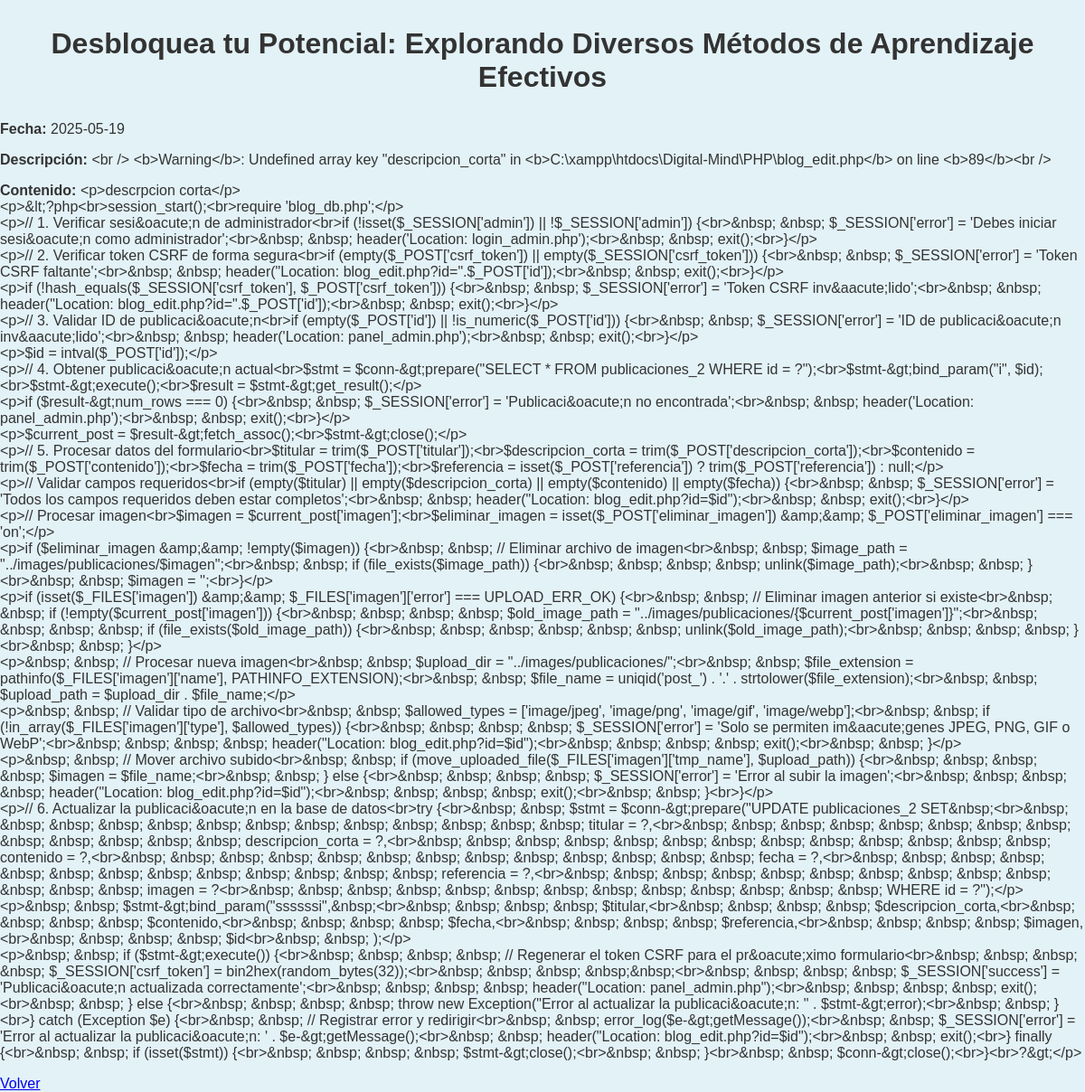
The app's page /PHP/detalles.php?id=15, older data.
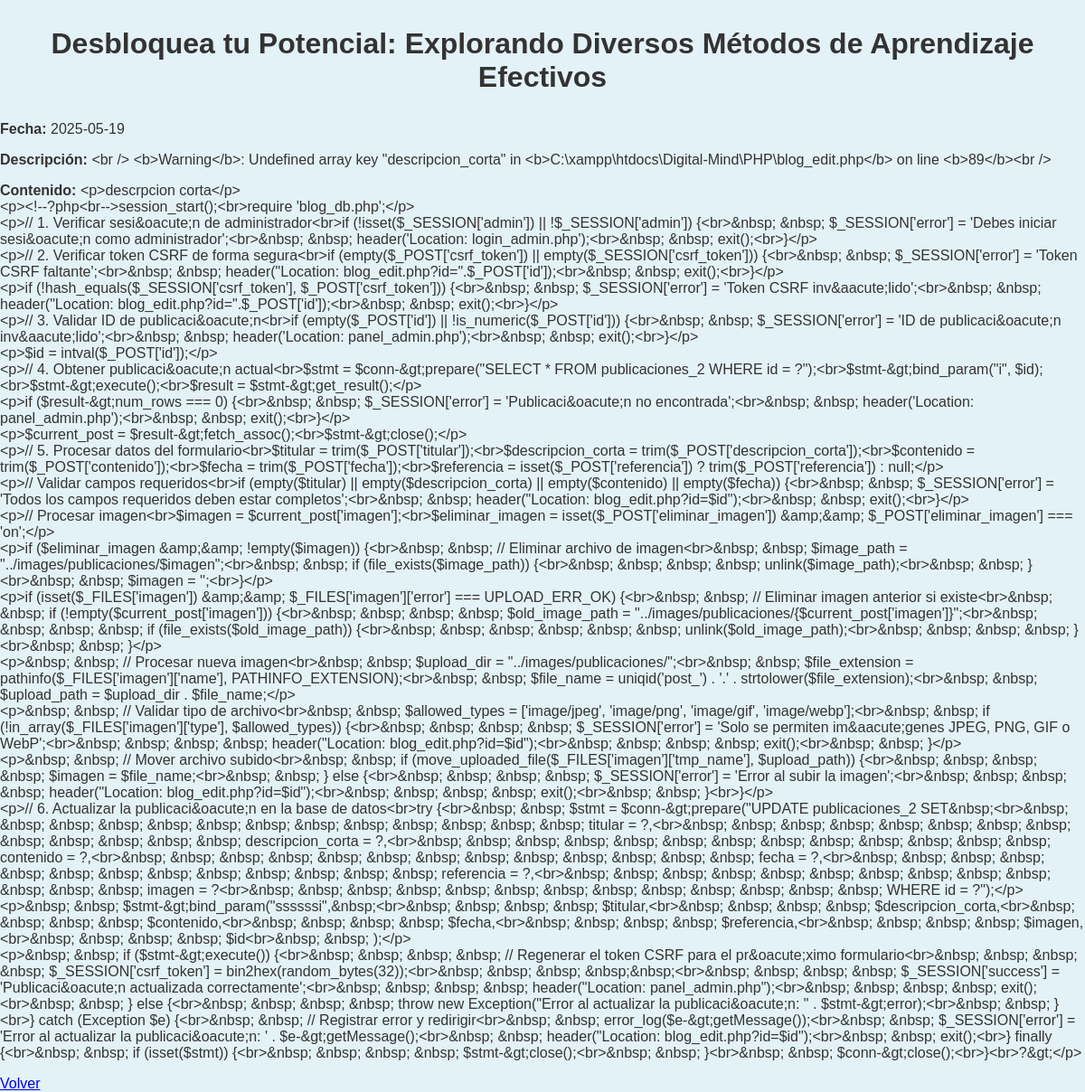
The same page, newer data.
### tables this page shows
CREATE TABLE `publicaciones_2` (
  `id` int(11) NOT NULL,
  `titular` varchar(255) NOT NULL,
  `fecha` date NOT NULL,
  `descripcion_corta` varchar(255) NOT NULL,
  `contenido` text NOT NULL,
  `referencia` varchar(255) NOT NULL,
  `imagen` varchar(255) DEFAULT NULL COMMENT 'Ruta/nombre del archivo de imagen',
  `categoria` varchar(50) NOT NULL,
  `fecha_creacion` timestamp NOT NULL DEFAULT current_timestamp(),
  `total_ratings` int(11) DEFAULT 0,
  `rating_count` int(11) DEFAULT 0,
  `mensaje` varchar(255) NOT NULL,
  `estado` enum('publicado','archivado') DEFAULT 'publicado',
  `categoria_id` int(11) DEFAULT NULL
);

### PHP/detalles.php (the view, shortened to what this page needs)
<?php
include 'blog_db.php';
if (isset($_GET["id"])){
    $id = $_GET["id"];
    $stmt = $conn->prepare("SELECT * FROM publicaciones_2 WHERE id = ?");
    $stmt->bind_param("i", $id);
    $stmt->execute();
    $result = $stmt->get_result();
    $post = $result->fetch_assoc();
} else{
    die("Publicacion no encontrada");
}
?>
<!DOCTYPE html>
<html lang="es">
<head>
    <link rel="stylesheet" href="../css/style.css">
</head>
<body>
    <h2><?= htmlspecialchars($post["titular"]) ?></h2>
    <p><strong>Fecha:</strong> <?= $post["fecha"] ?></p>
    <p><strong>Descripción:</strong> <?= htmlspecialchars($post["descripcion_corta"]) ?></p>
    <p><strong>Contenido:</strong> <?= nl2br(htmlspecialchars($post["contenido"])) ?></p>
    <a href="publicaciones.php">Volver</a>
</body>
</html>

Row changes from the older to the newer data that the page shows:
changed publicaciones_2 "Desbloquea tu Potencial: Explorando Diversos Métodos de Aprendizaje Efectivos": contenido "<p>descrpcion corta</p> <p>&lt;?php<br>session_start();<br>require 'blog_db.php';</p> <p>// 1. Verificar…" → "<p>descrpcion corta</p> <p><!--?php<br-->session_start();<br>require 'blog_db.php';</p> <p>// 1. Verificar…"
